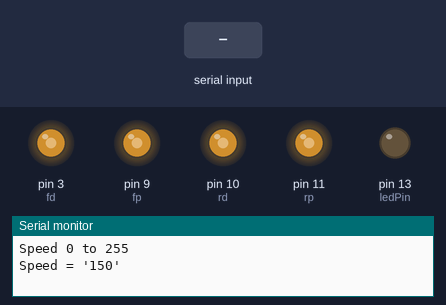
A sketch run on a simulated Arduino Uno, built with avr-gcc and run on an emulated ATmega328P. Shown: output pins drawn as LEDs (lit = HIGH), the last lines printed to the serial monitor. Inputs (shaded band) come from the test bench.

Above: at 1.2 s.
1.3 s: "90,45\n" received over Serial
At 2.1 s:
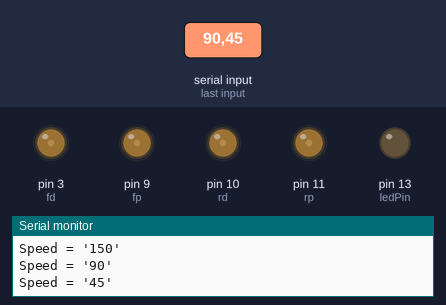
4.3 s: "5\n" received over Serial
At 5.1 s:
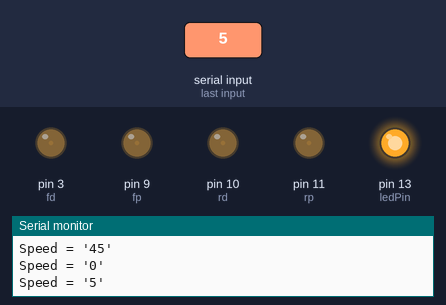
6.8 s: "200\n" received over Serial
At 7.4 s:
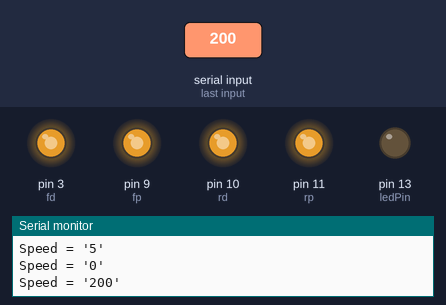
9.3 s: "90\n" received over Serial
At 10.1 s:
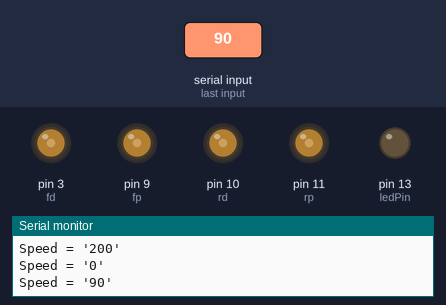
Timing chart, 0 to 12.8 s (numbered marks = the images above; inputs shaded):
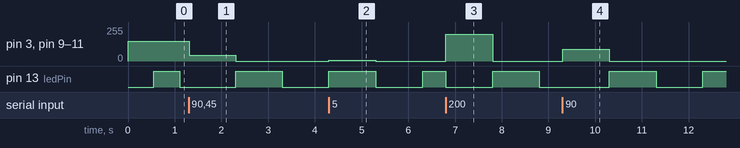

Measured:
- after the input at 1.3 s, pin 3 (fd), pin 9 (fp), pin 10 (rd), pin 11 (rp): 150/255 → 45/255 at once, → 0/255 1.0 s later
- after the input at 4.3 s, pin 3 (fd), pin 9 (fp), pin 10 (rd), pin 11 (rp): 0/255 → 5/255 at once, → 0/255 1.0 s later
- after the input at 6.8 s, pin 3 (fd), pin 9 (fp), pin 10 (rd), pin 11 (rp): 0/255 → 200/255 at once, → 0/255 1.0 s later
- after the input at 9.3 s, pin 3 (fd), pin 9 (fp), pin 10 (rd), pin 11 (rp): 0/255 → 90/255 at once, → 0/255 1.0 s later

The sketch:

fourwheels.ino
```cpp
/*
Running four wheels with transisters
Thomas & Dad
2016 04 07
*/


int fd = 3;  /* front driver */
int fp = 9;  /* front passenger */
int rd = 10;  /* rear driver */
int rp = 11;  /* rear passenger */
int fd_corr=0; /* correction factors */
int fp_corr=0;
int rd_corr=0;
int rp_corr=0;
int cur_speed=150;
int new_speed=0;
int old_speed=new_speed;
const int ledPin=13;
int ledState=LOW;
long previousMillis=0;
long interval=1000 - (3 * cur_speed);

void setup()
{
  pinMode(ledPin, OUTPUT);
  pinMode(fd, OUTPUT);
  pinMode(fp, OUTPUT);
  pinMode(rd, OUTPUT);
  pinMode(rp, OUTPUT);
  Serial.begin(9600);
  while (! Serial);
  Serial.println("Speed 0 to 255");
  SpeedChange();
}


void loop()
{
  Blink();
  if (Serial.available())
  {
    new_speed = Serial.parseInt();
    if (new_speed >= 0 && new_speed <= 255)
    {
      cur_speed = new_speed;
      interval = 1000 - (3 * cur_speed);
    }
  }
  if (cur_speed != old_speed)
  {
    old_speed = cur_speed;
    SpeedChange();
    Serial.print("Speed = '");
    Serial.print(cur_speed);
    Serial.println("'");
      }
}

void SpeedChange()
{
  analogWrite(fd, cur_speed+fd_corr);
  analogWrite(fp, cur_speed+fp_corr);
  analogWrite(rd, cur_speed+rd_corr);
  analogWrite(rp, cur_speed+rd_corr);
}

void Blink()
{
  unsigned long currentMillis = millis();
    if(currentMillis - previousMillis > interval) {
    previousMillis = currentMillis;

    if (ledState == LOW)
      ledState = HIGH;
    else
      ledState = LOW;

    digitalWrite(ledPin, ledState);
    }
}
```
